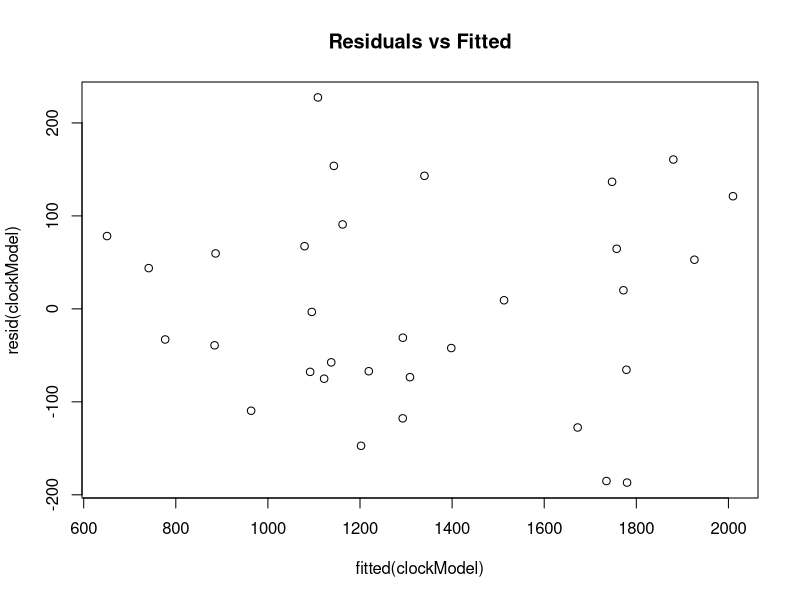
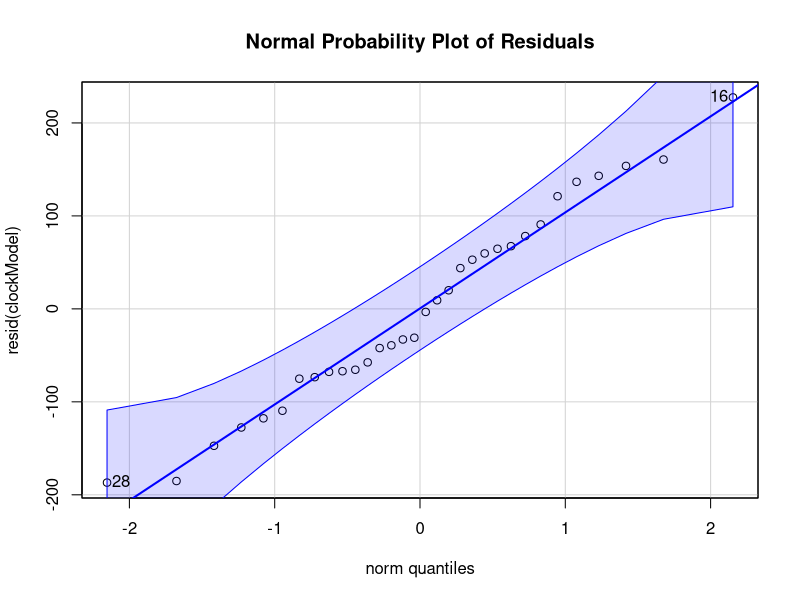

R code for these plots, in order:
## ---- chunk 1
knitr::opts_chunk$set(echo = TRUE, comment = NA)
library(tidyverse)
## ---- chunk 2
clocks <- read_csv("auctionExtra.csv");
## ---- chunk 3
clockModel <- lm(Price ~ Age + Bidders + Condition, data=clocks)
summary(clockModel)
## ---- chunk 4
plot(resid(clockModel) ~ fitted(clockModel), main="Residuals vs Fitted")
## ---- chunk 5
library(car)
## ---- chunk 6
qqPlot(resid(clockModel), main="Normal Probability Plot of Residuals")
